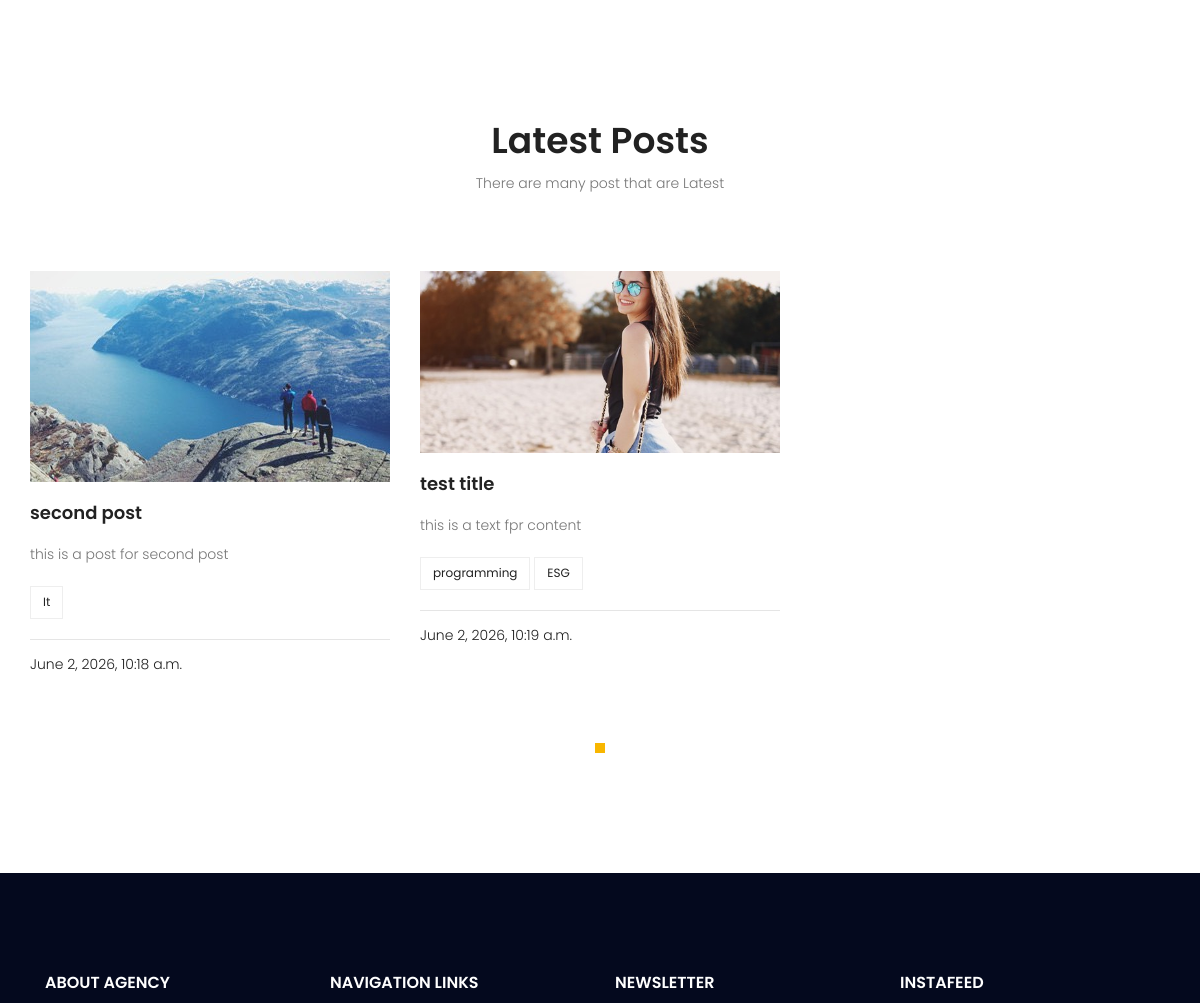
The app's page / (middle part), older data.
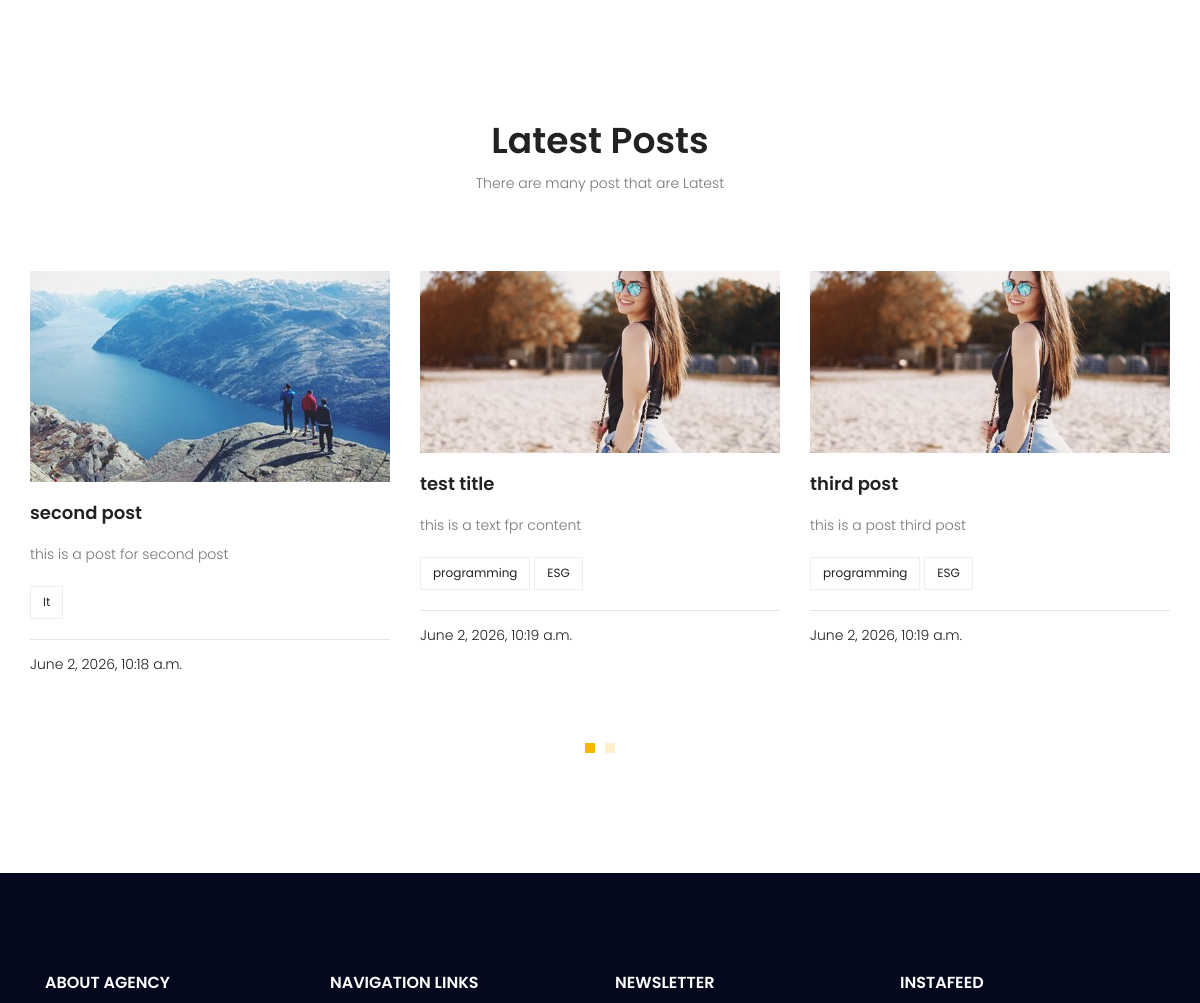
The same page, newer data.
### blog/models.py (models this page shows, shortened)
class Post(models.Model):
    image = models.ImageField(upload_to='blog/', default='blog/default.jpg')
    author = models.ForeignKey(User, on_delete=models.SET_NULL, null=True)
    title = models.CharField(max_length=255)
    content = models.TextField()
    category = models.ManyToManyField(Category)
    counted_view = models.IntegerField(default=0)
    status = models.BooleanField(default=False)
    published_date = models.DateTimeField(null=True)
    created_date = models.DateTimeField(auto_now_add=True)
    update_date = models.DateTimeField(auto_now=True)
    class Meta:
        ordering = ['-created_date']

class Category(models.Model):
    name = models.CharField(max_length=255)

### website/views.py (the view)
# urls.py: path('', views.index, name='home'),
def index(request):
    posts = Post.objects.filter(status=1)
    context = {'posts': posts}
    return render(request, 'website/index.html', context)

### website/templatetags/website_tags.py (called while the page is built)
@register.inclusion_tag('website/website-latestposts.html')
def latestposts(arg=6):
    posts = Post.objects.filter(status=1).order_by('published_date')[:arg]
    return {'posts':posts}

### templates/website/index.html (shortened to what this page needs)
{% extends "base.html" %} {% load static %}
{% load website_tags %}
{% block content %}
{% latestposts %}
{% endblock %}

### templates/website/website-latestposts.html
{% load static %}
<section class="recent-blog-area section-gap">
  <div class="container">
    <div class="row d-flex justify-content-center">
      <div class="menu-content pb-60 col-lg-9">
        <div class="title text-center">
          <h1 class="mb-10">Latest Posts</h1>
          <p>
            There are many post that are Latest
          </p>
        </div>
      </div>
    </div>
    <div class="row">
      <div class="active-recent-blog-carusel">
        {% for post in posts %}
        <div class="single-recent-blog-post item">
          <div class="thumb">
            <a href="{% url 'blog:single' pid=post.id %}"><img class="img-fluid" src="{{ post.image.url }}" alt="" /></a>
          </div>
          <div class="details">
            <a href="{% url 'blog:single' pid=post.id %}"><h4 class="title">{{ post.title }}</h4></a>
            {{ post.content|truncatewords:20 }}
            <div class="tags">
              <ul>
                {% for cat in post.category.all %}
                <li><a href="{% url 'blog:category' cat_name=cat.name %}">{{ cat.name }}</a></li>
                {% endfor %}
              </ul>
            </div>
            <hr>
            <h6 class="date">{{ post.published_date }}</h6>
          </div>
        </div>
        {% endfor %}
      </div>
    </div>
  </div>
</section>

Row changes from the older to the newer data that the page shows:
now on this page (row edited): Post: image (placeholder picture), title "third post", content "this is a post third post", published_date "June 2, 2026, 10:19 a.m.", Category (name "programming"), Category (name "ESG")
